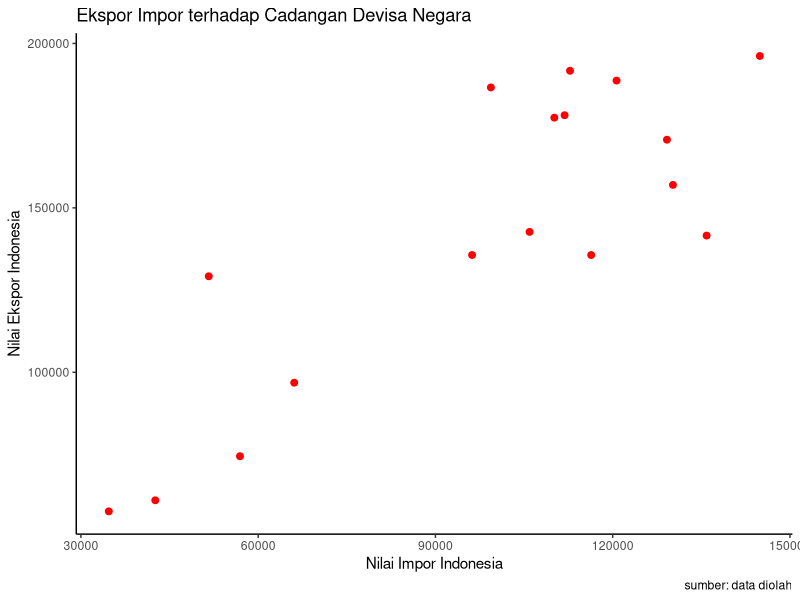

Write the R code that produced this figure.
## ---- chunk 1
#| warning: false
#| echo: true
library(tidyverse)
library(readxl)
## ---- chunk 2
#| label: fig-mpg
#| fig-cap: "City and highway mileage for 38 popular models of cars.Color by number of cylinders"
dat<-read_excel('dataregku.xlsx')
ggplot(data=dat,aes(x=devisa,y=impor)) +
  geom_point(color="red",size=2) + # setiap nambah command, selalu kasih tanda +
  labs(title="Ekspor Impor terhadap Cadangan Devisa Negara ",
       x="Nilai Impor Indonesia",
       y="Nilai Ekspor Indonesia",
       caption = "sumber: data diolah") +
  theme_classic()
## ---- chunk 3
reg1<-lm(devisa~ekspor+impor,data=dat)
summary(reg1)
